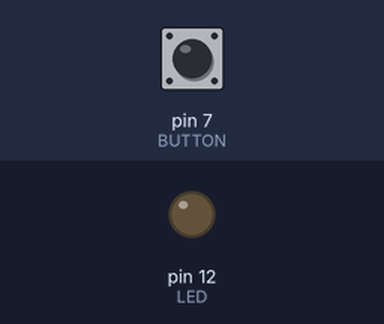
A sketch run on a simulated Arduino Uno, built with avr-gcc and run on an emulated ATmega328P. Shown: output pins drawn as LEDs (lit = HIGH). The test bench sets the inputs (shaded band); at power-on: pin 7 (BUTTON) LOW.

Above: at 1.2 s.
1.3 s: pin 7 (BUTTON) pulled HIGH for 3.2 s
At 1.7 s:
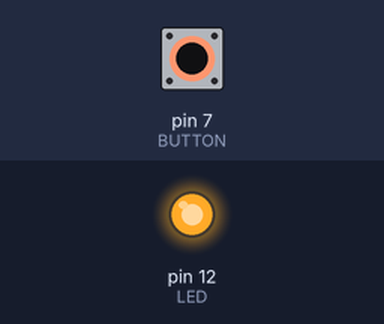
Timing chart, 0 to 6.8 s (numbered marks = the images above; inputs shaded):
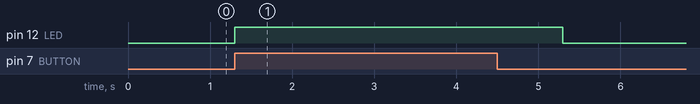

Measured:
- after the input at 1.3 s, pin 12 (LED): LOW → HIGH at once, → LOW 4.0 s later

The sketch:

przycisk.ino
```cpp
/*
 button program
*/
 #define LED 12
 #define BUTTON 7

void setup() {

  //declares elements
  pinMode(BUTTON, INPUT); //set input
  pinMode(LED, OUTPUT); //set output

}

void loop() {

  if(digitalRead(BUTTON) == HIGH){

      digitalWrite(LED, HIGH);
      delay(1000);
      digitalWrite(LED, LOW);
  }

}
```
